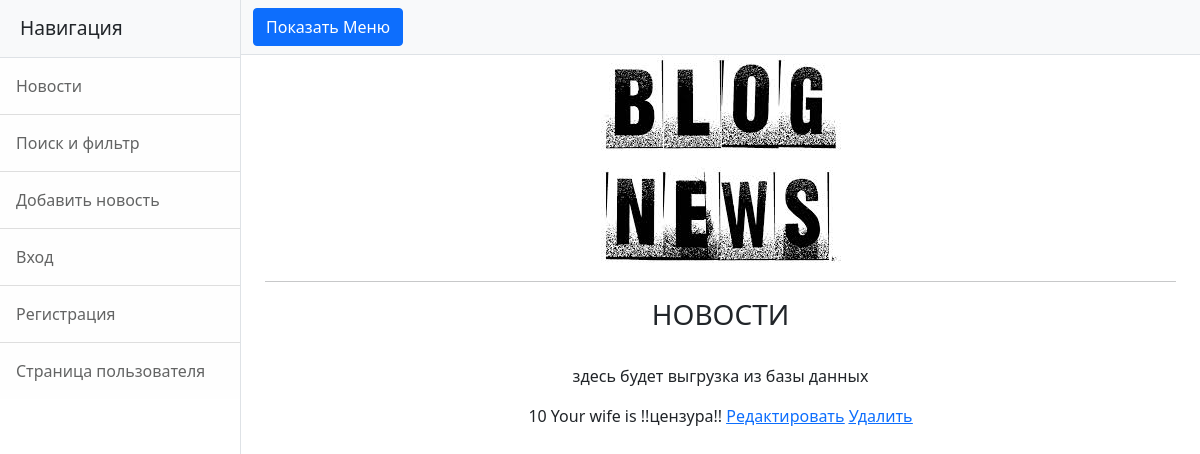
The app's page /news/10, older data.
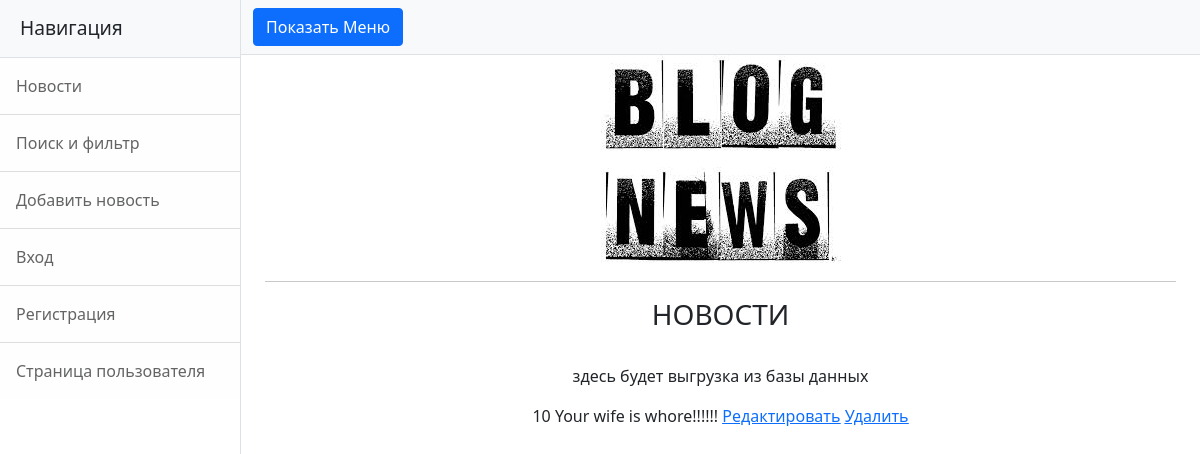
The same page, newer data.
### news/models.py (models this page shows, shortened)
class Post(models.Model):
    post = 'PO'
    news = 'NW'
    POSITIONS=[
    (post,'post'),
    (news,'news'),]
    post_author = models.ForeignKey(Author, on_delete = models.CASCADE)
    post_type = models.CharField(max_length=2, choices= POSITIONS)
    post_date_created = models.DateField(auto_now_add = True)
    post_detailed_data_created = models.TimeField(auto_now_add = True)
    category = models.ManyToManyField(Category, through = 'PostCategory')
    head_of_post = models.CharField(max_length = 255)
    article_text = models.TextField()
    post_raiting = models.IntegerField(default = 1)

### news/views.py (the view)
# urls.py: path('<int:pk>', PostDetail.as_view(), name='post_detail'),
class PostDetail(DetailView):
    model = Post
    template_name = 'details_news.html'
    context_object_name = 'news'

### news/templatetags/custom_filters.py (called while the page is built)
@register.filter(name='Censor')
def Censor(value):
    w=value.split()
    for i in range(len(w)):
        if w[i] in blacklist:
            w[i] ='!!цензура!!'
    string = ' '.join([str(item) for item in w])
    return string

### templates/details_news.html (shortened to what this page needs)
{% extends 'flatpages/default.html' %}
{% load custom_filters %}
{% block content %}
    <hr>
    <h3>НОВОСТИ</h3>
    <br>
    <p>здесь будет выгрузка из базы данных</p>
    {{news.id}}
    {{news.article_text|Censor}}
    <a href="{% url 'update_post_detail' news.id %}"><u>Редактировать</u></a>
    <a href="{% url 'post_delete' news.id %}"><u> Удалить </u></a>
{% endblock content %}

Row changes from the older to the newer data that the page shows:
changed Post id 10: article_text|Censor "Your wife is !!цензура!!" → "Your wife is whore!!!!!!"
